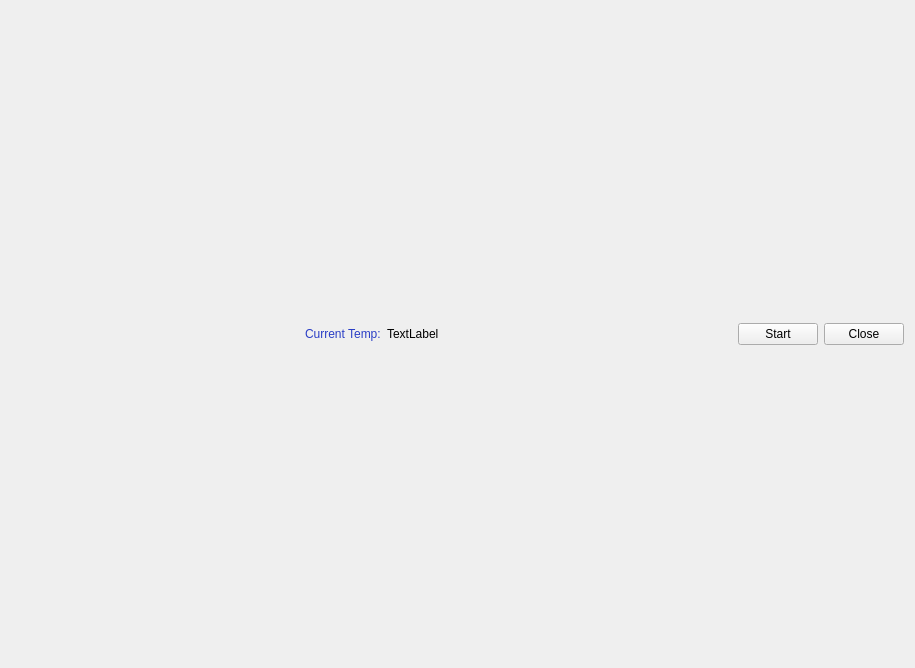
<?xml version="1.0" encoding="UTF-8"?>
<ui version="4.0">
 <class>MainWindow</class>
 <widget class="QMainWindow" name="MainWindow">
  <property name="geometry">
   <rect>
    <x>0</x>
    <y>0</y>
    <width>915</width>
    <height>668</height>
   </rect>
  </property>
  <property name="windowTitle">
   <string>MainWindow</string>
  </property>
  <widget class="QWidget" name="centralWidget">
   <property name="enabled">
    <bool>true</bool>
   </property>
   <layout class="QVBoxLayout" name="verticalLayout_3">
    <item>
     <layout class="QHBoxLayout" name="horizontalLayout">
      <item>
       <spacer name="horizontalSpacer_2">
        <property name="orientation">
         <enum>Qt::Horizontal</enum>
        </property>
        <property name="sizeHint" stdset="0">
         <size>
          <width>40</width>
          <height>20</height>
         </size>
        </property>
       </spacer>
      </item>
      <item>
       <widget class="QLabel" name="label">
        <property name="text">
         <string>&lt;html&gt;&lt;head/&gt;&lt;body&gt;&lt;p&gt;&lt;span style=&quot; color:#293dc5;&quot;&gt;Current Temp:&lt;/span&gt;&lt;/p&gt;&lt;/body&gt;&lt;/html&gt;</string>
        </property>
       </widget>
      </item>
      <item>
       <widget class="QLabel" name="labelTemp">
        <property name="text">
         <string>TextLabel</string>
        </property>
       </widget>
      </item>
      <item>
       <spacer name="horizontalSpacer">
        <property name="orientation">
         <enum>Qt::Horizontal</enum>
        </property>
        <property name="sizeHint" stdset="0">
         <size>
          <width>40</width>
          <height>20</height>
         </size>
        </property>
       </spacer>
      </item>
      <item>
       <widget class="QPushButton" name="pushButton">
        <property name="text">
         <string>Start</string>
        </property>
       </widget>
      </item>
      <item>
       <widget class="QPushButton" name="pushButton_2">
        <property name="text">
         <string>Close</string>
        </property>
       </widget>
      </item>
     </layout>
    </item>
   </layout>
  </widget>
 </widget>
 <layoutdefault spacing="6" margin="11"/>
 <resources/>
 <connections/>
</ui>
